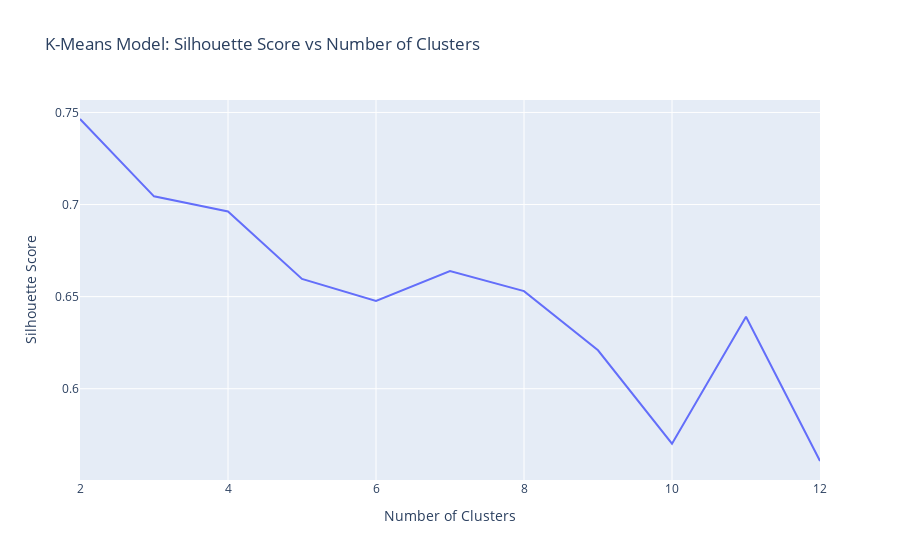

Notebook cell for this chart:
### Markdown cell above
**Task 6.3.14:** Use plotly express to create a line plot that shows the values of `silhouette_scores` as a function of `n_clusters`. Be sure to label your x-axis `"Number of Clusters"`, your y-axis `"Silhouette Score"`, and use the title `"K-Means Model: Silhouette Score vs Number of Clusters"`.

- [What's a line plot?](../%40textbook/07-visualization-pandas.ipynb#Line-Plots)
- [Create a line plot in plotly express.](../%40textbook/07-visualization-pandas.ipynb#Line-Plots)

### Code cell
# Create a line plot of `silhouette_scores` vs `n_clusters`
fig = px.line(
    x=n_clusters,
    y=silhouette_scores,
    title="K-Means Model: Silhouette Score vs Number of Clusters"
)
fig.update_layout(xaxis_title="Number of Clusters", yaxis_title="Silhouette Score")
fig.show()

### Figure 1 — Plotly figure (JSON) as saved in the notebook; plotly's stock layout.template omitted (floating-point values rounded to 4 significant figures)
{"data": [{"hovertemplate": "x=%{x}<br>y=%{y}<extra></extra>", "legendgroup": "", "line": {"color": "#636efa", "dash": "solid"}, "marker": {"symbol": "circle"}, "mode": "lines", "name": "", "orientation": "v", "showlegend": false, "type": "scatter", "x": [2, 3, 4, 5, 6, 7, 8, 9, 10, 11, 12], "xaxis": "x", "y": [0.7465, 0.7045, 0.6963, 0.6596, 0.6476, 0.6639, 0.653, 0.6209, 0.5702, 0.6391, 0.5608], "yaxis": "y"}], "layout": {"autosize": true, "legend": {"tracegroupgap": 0}, "title": {"text": "K-Means Model: Silhouette Score vs Number of Clusters"}, "xaxis": {"anchor": "y", "autorange": true, "domain": [0, 1], "range": [2, 12], "title": {"text": "Number of Clusters"}, "type": "linear"}, "yaxis": {"anchor": "x", "autorange": true, "domain": [0, 1], "range": [0.5504, 0.7568], "title": {"text": "Silhouette Score"}, "type": "linear"}}}
